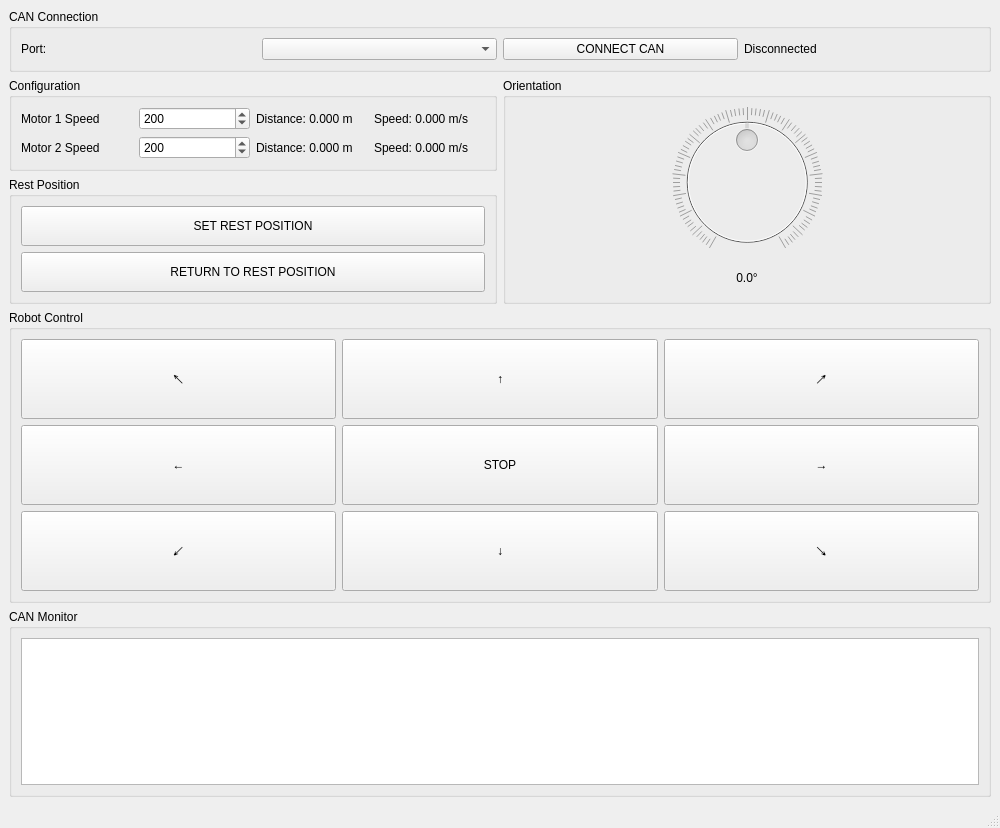
<?xml version="1.0" encoding="UTF-8"?>
<ui version="4.0">
 <class>MainWindow</class>
 <widget class="QMainWindow" name="MainWindow">
  <property name="geometry">
   <rect>
    <x>0</x>
    <y>0</y>
    <width>1000</width>
    <height>828</height>
   </rect>
  </property>
  <property name="windowTitle">
   <string>Robot CAN Controller</string>
  </property>
  <widget class="QWidget" name="centralwidget">
   <layout class="QVBoxLayout" name="verticalLayout">

    <item>
     <widget class="QGroupBox" name="groupConnection">
      <property name="title">
       <string>CAN Connection</string>
      </property>
      <layout class="QHBoxLayout" name="horizontalLayout">
       <item>
        <widget class="QLabel" name="labelPort">
         <property name="text">
          <string>Port:</string>
         </property>
        </widget>
       </item>
       <item>
        <widget class="QComboBox" name="comboPort"/>
       </item>
       <item>
        <widget class="QPushButton" name="btnConnect">
         <property name="text">
          <string>CONNECT CAN</string>
         </property>
        </widget>
       </item>
       <item>
        <widget class="QLabel" name="lblStatus">
         <property name="text">
          <string>Disconnected</string>
         </property>
        </widget>
       </item>
      </layout>
     </widget>
    </item>

    <item>
     <layout class="QHBoxLayout" name="horizontalLayoutTop">

      <item>
       <layout class="QVBoxLayout" name="verticalLayoutLeft">

        <item>
         <widget class="QGroupBox" name="groupConfig">
          <property name="title">
           <string>Configuration</string>
          </property>

          <layout class="QVBoxLayout" name="verticalLayoutConfig">
           <item>
            <layout class="QGridLayout" name="gridLayoutSpeed">
             <item row="0" column="0">
              <widget class="QLabel" name="labelMotor1">
               <property name="text">
                <string>Motor 1 Speed</string>
               </property>
              </widget>
             </item>
             <item row="0" column="1">
              <widget class="QSpinBox" name="spinMotor1">
               <property name="minimum">
                <number>0</number>
               </property>
               <property name="maximum">
                <number>255</number>
               </property>
               <property name="value">
                <number>200</number>
               </property>
              </widget>
             </item>
             <item row="0" column="2">
              <widget class="QLabel" name="lblDistM1">
               <property name="text">
                <string>Distance: 0.000 m</string>
               </property>
              </widget>
             </item>
             <item row="0" column="3">
              <widget class="QLabel" name="lblSpeedM1">
               <property name="text">
                <string>Speed: 0.000 m/s</string>
               </property>
              </widget>
             </item>
             <item row="1" column="2">
              <widget class="QLabel" name="lblDistM2">
               <property name="text">
                <string>Distance: 0.000 m</string>
               </property>
              </widget>
             </item>

             <item row="1" column="3">
              <widget class="QLabel" name="lblSpeedM2">
               <property name="text">
                <string>Speed: 0.000 m/s</string>
               </property>
              </widget>
             </item>

             <item row="1" column="0">
              <widget class="QLabel" name="labelMotor2">
               <property name="text">
                <string>Motor 2 Speed</string>
               </property>
              </widget>
             </item>

             <item row="1" column="1">
              <widget class="QSpinBox" name="spinMotor2">
               <property name="minimum">
                <number>0</number>
               </property>
               <property name="maximum">
                <number>255</number>
               </property>
               <property name="value">
                <number>200</number>
               </property>
              </widget>
             </item>
            </layout>
           </item>
          </layout>
         </widget>
        </item>

        <item>
         <widget class="QGroupBox" name="groupRest">
          <property name="title">
           <string>Rest Position</string>
          </property>

          <layout class="QVBoxLayout" name="verticalLayoutRest">

           <item>
            <widget class="QPushButton" name="btnSetZero">
             <property name="minimumSize">
              <size>
               <width>0</width>
               <height>40</height>
              </size>
             </property>
             <property name="text">
              <string>SET REST POSITION</string>
             </property>
            </widget>
           </item>

           <item>
            <widget class="QPushButton" name="btnGoToRest">
             <property name="minimumSize">
              <size>
               <width>0</width>
               <height>40</height>
              </size>
             </property>
             <property name="text">
              <string>RETURN TO REST POSITION</string>
             </property>
            </widget>
           </item>

          </layout>
         </widget>
        </item>

       </layout>
      </item>

      <item>
       <widget class="QGroupBox" name="groupOrientation">
        <property name="title">
         <string>Orientation</string>
        </property>

        <property name="minimumWidth">
         <number>150</number>
        </property>

        <property name="maximumWidth">
         <number>220</number>
        </property>

        <layout class="QVBoxLayout" name="verticalLayoutOrientation">

         <item>
          <widget class="QDial" name="dialOrientation">
           <property name="minimumSize">
            <size>
             <width>150</width>
             <height>150</height>
            </size>
           </property>

           <property name="minimum">
            <number>-180</number>
           </property>

           <property name="maximum">
            <number>180</number>
           </property>

           <property name="value">
            <number>0</number>
           </property>

           <property name="enabled">
            <bool>false</bool>
           </property>

           <property name="notchesVisible">
            <bool>true</bool>
           </property>
          </widget>
         </item>

         <item>
          <widget class="QLabel" name="lblAngle">
           <property name="text">
            <string>0.0°</string>
           </property>

           <property name="alignment">
            <set>Qt::AlignCenter</set>
           </property>
          </widget>
         </item>

        </layout>
       </widget>
      </item>

     </layout>
    </item>

    <item>
     <widget class="QGroupBox" name="groupRobot">
      <property name="title">
       <string>Robot Control</string>
      </property>
      <layout class="QGridLayout" name="gridLayoutControl">
       <item row="0" column="0">
        <widget class="QPushButton" name="btnForwardLeft">
         <property name="minimumSize">
          <size>
           <width>100</width>
           <height>80</height>
          </size>
         </property>
         <property name="text">
          <string>↖</string>
         </property>
        </widget>
       </item>
       <item row="0" column="1">
        <widget class="QPushButton" name="btnForward">
         <property name="minimumSize">
          <size>
           <width>100</width>
           <height>80</height>
          </size>
         </property>
         <property name="text">
          <string>↑</string>
         </property>
        </widget>
       </item>
       <item row="0" column="2">
        <widget class="QPushButton" name="btnForwardRight">
         <property name="minimumSize">
          <size>
           <width>100</width>
           <height>80</height>
          </size>
         </property>
         <property name="text">
          <string>↗</string>
         </property>
        </widget>
       </item>
       <item row="1" column="0">
        <widget class="QPushButton" name="btnLeft">
         <property name="minimumSize">
          <size>
           <width>100</width>
           <height>80</height>
          </size>
         </property>
         <property name="text">
          <string>←</string>
         </property>
        </widget>
       </item>
       <item row="1" column="1">
        <widget class="QPushButton" name="btnStop">
         <property name="minimumSize">
          <size>
           <width>100</width>
           <height>80</height>
          </size>
         </property>
         <property name="text">
          <string>STOP</string>
         </property>
        </widget>
       </item>
       <item row="1" column="2">
        <widget class="QPushButton" name="btnRight">
         <property name="minimumSize">
          <size>
           <width>100</width>
           <height>80</height>
          </size>
         </property>
         <property name="text">
          <string>→</string>
         </property>
        </widget>
       </item>
       <item row="2" column="0">
        <widget class="QPushButton" name="btnBackwardLeft">
         <property name="minimumSize">
          <size>
           <width>100</width>
           <height>80</height>
          </size>
         </property>
         <property name="text">
          <string>↙</string>
         </property>
        </widget>
       </item>
       <item row="2" column="1">
        <widget class="QPushButton" name="btnBackward">
         <property name="minimumSize">
          <size>
           <width>100</width>
           <height>80</height>
          </size>
         </property>
         <property name="text">
          <string>↓</string>
         </property>
        </widget>
       </item>
       <item row="2" column="2">
        <widget class="QPushButton" name="btnBackwardRight">
         <property name="minimumSize">
          <size>
           <width>100</width>
           <height>80</height>
          </size>
         </property>
         <property name="text">
          <string>↘</string>
         </property>
        </widget>
       </item>
      </layout>
     </widget>
    </item>

    <item>
     <widget class="QGroupBox" name="groupMonitor">
      <property name="title">
       <string>CAN Monitor</string>
      </property>
      <layout class="QVBoxLayout" name="verticalLayout_2">
       <item>
        <widget class="QTextEdit" name="txtMonitor">
         <property name="readOnly">
          <bool>true</bool>
         </property>
        </widget>
       </item>
      </layout>
     </widget>
    </item>

   </layout>
  </widget>
  <widget class="QStatusBar" name="statusbar"/>
 </widget>
 <resources/>
 <connections/>
</ui>
